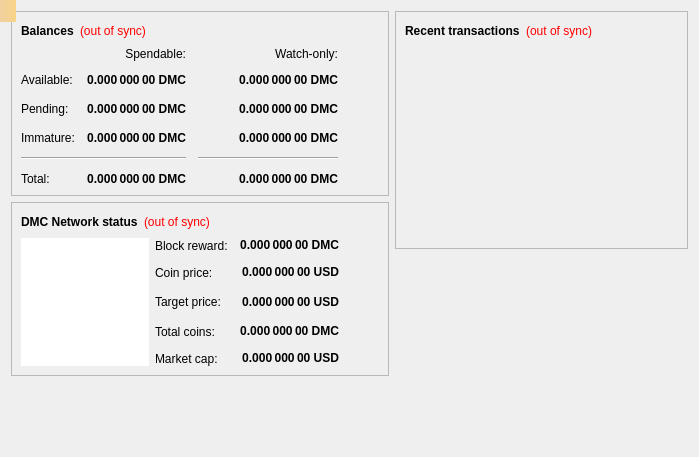
<?xml version="1.0" encoding="UTF-8"?>
<ui version="4.0">
 <class>OverviewPage</class>
 <widget class="QWidget" name="OverviewPage">
  <property name="geometry">
   <rect>
    <x>0</x>
    <y>0</y>
    <width>699</width>
    <height>457</height>
   </rect>
  </property>
  <property name="windowTitle">
   <string>Form</string>
  </property>
  <layout class="QHBoxLayout" name="horizontalLayout_3">
   <item>
    <layout class="QVBoxLayout" name="verticalLayout_5">
     <item>
      <widget class="QFrame" name="frame">
       <property name="frameShape">
        <enum>QFrame::StyledPanel</enum>
       </property>
       <property name="frameShadow">
        <enum>QFrame::Raised</enum>
       </property>
       <layout class="QVBoxLayout" name="verticalLayout_4">
        <item>
         <layout class="QHBoxLayout" name="horizontalLayout_4">
          <item>
           <widget class="QLabel" name="label_5">
            <property name="font">
             <font>
              <weight>75</weight>
              <bold>true</bold>
             </font>
            </property>
            <property name="text">
             <string>Balances</string>
            </property>
           </widget>
          </item>
          <item>
           <widget class="QLabel" name="labelWalletStatus">
            <property name="cursor">
             <cursorShape>WhatsThisCursor</cursorShape>
            </property>
            <property name="toolTip">
             <string>The displayed information may be out of date. Your wallet automatically synchronizes with the DynamicCoin network after a connection is established, but this process has not completed yet.</string>
            </property>
            <property name="styleSheet">
             <string notr="true">QLabel { color: red; }</string>
            </property>
            <property name="text">
             <string notr="true">(out of sync)</string>
            </property>
            <property name="alignment">
             <set>Qt::AlignLeading|Qt::AlignLeft|Qt::AlignVCenter</set>
            </property>
           </widget>
          </item>
          <item>
           <spacer name="horizontalSpacer_3">
            <property name="orientation">
             <enum>Qt::Horizontal</enum>
            </property>
            <property name="sizeHint" stdset="0">
             <size>
              <width>40</width>
              <height>20</height>
             </size>
            </property>
           </spacer>
          </item>
         </layout>
        </item>
        <item>
         <layout class="QGridLayout" name="gridLayout">
          <property name="spacing">
           <number>12</number>
          </property>
          <item row="2" column="2">
           <widget class="QLabel" name="labelWatchPending">
            <property name="font">
             <font>
              <weight>75</weight>
              <bold>true</bold>
             </font>
            </property>
            <property name="cursor">
             <cursorShape>IBeamCursor</cursorShape>
            </property>
            <property name="toolTip">
             <string>Unconfirmed transactions to watch-only addresses</string>
            </property>
            <property name="text">
             <string notr="true">0.000 000 00 DMC</string>
            </property>
            <property name="alignment">
             <set>Qt::AlignRight|Qt::AlignTrailing|Qt::AlignVCenter</set>
            </property>
            <property name="textInteractionFlags">
             <set>Qt::LinksAccessibleByMouse|Qt::TextSelectableByKeyboard|Qt::TextSelectableByMouse</set>
            </property>
           </widget>
          </item>
          <item row="2" column="1">
           <widget class="QLabel" name="labelUnconfirmed">
            <property name="font">
             <font>
              <weight>75</weight>
              <bold>true</bold>
             </font>
            </property>
            <property name="cursor">
             <cursorShape>IBeamCursor</cursorShape>
            </property>
            <property name="toolTip">
             <string>Total of transactions that have yet to be confirmed, and do not yet count toward the spendable balance</string>
            </property>
            <property name="text">
             <string notr="true">0.000 000 00 DMC</string>
            </property>
            <property name="alignment">
             <set>Qt::AlignRight|Qt::AlignTrailing|Qt::AlignVCenter</set>
            </property>
            <property name="textInteractionFlags">
             <set>Qt::LinksAccessibleByMouse|Qt::TextSelectableByKeyboard|Qt::TextSelectableByMouse</set>
            </property>
           </widget>
          </item>
          <item row="3" column="2">
           <widget class="QLabel" name="labelWatchImmature">
            <property name="font">
             <font>
              <weight>75</weight>
              <bold>true</bold>
             </font>
            </property>
            <property name="cursor">
             <cursorShape>IBeamCursor</cursorShape>
            </property>
            <property name="toolTip">
             <string>Mined balance in watch-only addresses that has not yet matured</string>
            </property>
            <property name="text">
             <string notr="true">0.000 000 00 DMC</string>
            </property>
            <property name="alignment">
             <set>Qt::AlignRight|Qt::AlignTrailing|Qt::AlignVCenter</set>
            </property>
            <property name="textInteractionFlags">
             <set>Qt::LinksAccessibleByMouse|Qt::TextSelectableByKeyboard|Qt::TextSelectableByMouse</set>
            </property>
           </widget>
          </item>
          <item row="4" column="0" colspan="2">
           <widget class="Line" name="line">
            <property name="orientation">
             <enum>Qt::Horizontal</enum>
            </property>
           </widget>
          </item>
          <item row="4" column="2">
           <widget class="Line" name="lineWatchBalance">
            <property name="sizePolicy">
             <sizepolicy hsizetype="Preferred" vsizetype="Fixed">
              <horstretch>0</horstretch>
              <verstretch>0</verstretch>
             </sizepolicy>
            </property>
            <property name="minimumSize">
             <size>
              <width>140</width>
              <height>0</height>
             </size>
            </property>
            <property name="orientation">
             <enum>Qt::Horizontal</enum>
            </property>
           </widget>
          </item>
          <item row="5" column="0">
           <widget class="QLabel" name="labelTotalText">
            <property name="text">
             <string>Total:</string>
            </property>
           </widget>
          </item>
          <item row="3" column="1">
           <widget class="QLabel" name="labelImmature">
            <property name="font">
             <font>
              <weight>75</weight>
              <bold>true</bold>
             </font>
            </property>
            <property name="cursor">
             <cursorShape>IBeamCursor</cursorShape>
            </property>
            <property name="toolTip">
             <string>Mined balance that has not yet matured</string>
            </property>
            <property name="text">
             <string notr="true">0.000 000 00 DMC</string>
            </property>
            <property name="alignment">
             <set>Qt::AlignRight|Qt::AlignTrailing|Qt::AlignVCenter</set>
            </property>
            <property name="textInteractionFlags">
             <set>Qt::LinksAccessibleByMouse|Qt::TextSelectableByKeyboard|Qt::TextSelectableByMouse</set>
            </property>
           </widget>
          </item>
          <item row="2" column="3">
           <spacer name="horizontalSpacer_2">
            <property name="orientation">
             <enum>Qt::Horizontal</enum>
            </property>
            <property name="sizeHint" stdset="0">
             <size>
              <width>40</width>
              <height>20</height>
             </size>
            </property>
           </spacer>
          </item>
          <item row="3" column="0">
           <widget class="QLabel" name="labelImmatureText">
            <property name="text">
             <string>Immature:</string>
            </property>
           </widget>
          </item>
          <item row="5" column="1">
           <widget class="QLabel" name="labelTotal">
            <property name="font">
             <font>
              <weight>75</weight>
              <bold>true</bold>
             </font>
            </property>
            <property name="cursor">
             <cursorShape>IBeamCursor</cursorShape>
            </property>
            <property name="toolTip">
             <string>Your current total balance</string>
            </property>
            <property name="text">
             <string notr="true">0.000 000 00 DMC</string>
            </property>
            <property name="alignment">
             <set>Qt::AlignRight|Qt::AlignTrailing|Qt::AlignVCenter</set>
            </property>
            <property name="textInteractionFlags">
             <set>Qt::LinksAccessibleByMouse|Qt::TextSelectableByKeyboard|Qt::TextSelectableByMouse</set>
            </property>
           </widget>
          </item>
          <item row="5" column="2">
           <widget class="QLabel" name="labelWatchTotal">
            <property name="font">
             <font>
              <weight>75</weight>
              <bold>true</bold>
             </font>
            </property>
            <property name="cursor">
             <cursorShape>IBeamCursor</cursorShape>
            </property>
            <property name="toolTip">
             <string>Current total balance in watch-only addresses</string>
            </property>
            <property name="text">
             <string notr="true">0.000 000 00 DMC</string>
            </property>
            <property name="alignment">
             <set>Qt::AlignRight|Qt::AlignTrailing|Qt::AlignVCenter</set>
            </property>
            <property name="textInteractionFlags">
             <set>Qt::LinksAccessibleByMouse|Qt::TextSelectableByKeyboard|Qt::TextSelectableByMouse</set>
            </property>
           </widget>
          </item>
          <item row="0" column="2">
           <widget class="QLabel" name="labelWatchonly">
            <property name="text">
             <string>Watch-only:</string>
            </property>
            <property name="alignment">
             <set>Qt::AlignRight|Qt::AlignTrailing|Qt::AlignVCenter</set>
            </property>
           </widget>
          </item>
          <item row="1" column="0">
           <widget class="QLabel" name="labelBalanceText">
            <property name="text">
             <string>Available:</string>
            </property>
           </widget>
          </item>
          <item row="1" column="1">
           <widget class="QLabel" name="labelBalance">
            <property name="font">
             <font>
              <weight>75</weight>
              <bold>true</bold>
             </font>
            </property>
            <property name="cursor">
             <cursorShape>IBeamCursor</cursorShape>
            </property>
            <property name="toolTip">
             <string>Your current spendable balance</string>
            </property>
            <property name="text">
             <string notr="true">0.000 000 00 DMC</string>
            </property>
            <property name="alignment">
             <set>Qt::AlignRight|Qt::AlignTrailing|Qt::AlignVCenter</set>
            </property>
            <property name="textInteractionFlags">
             <set>Qt::LinksAccessibleByMouse|Qt::TextSelectableByKeyboard|Qt::TextSelectableByMouse</set>
            </property>
           </widget>
          </item>
          <item row="1" column="2">
           <widget class="QLabel" name="labelWatchAvailable">
            <property name="font">
             <font>
              <weight>75</weight>
              <bold>true</bold>
             </font>
            </property>
            <property name="cursor">
             <cursorShape>IBeamCursor</cursorShape>
            </property>
            <property name="toolTip">
             <string>Your current balance in watch-only addresses</string>
            </property>
            <property name="text">
             <string notr="true">0.000 000 00 DMC</string>
            </property>
            <property name="alignment">
             <set>Qt::AlignRight|Qt::AlignTrailing|Qt::AlignVCenter</set>
            </property>
            <property name="textInteractionFlags">
             <set>Qt::LinksAccessibleByMouse|Qt::TextSelectableByKeyboard|Qt::TextSelectableByMouse</set>
            </property>
           </widget>
          </item>
          <item row="2" column="0">
           <widget class="QLabel" name="labelPendingText">
            <property name="text">
             <string>Pending:</string>
            </property>
           </widget>
          </item>
          <item row="0" column="1">
           <widget class="QLabel" name="labelSpendable">
            <property name="text">
             <string>Spendable:</string>
            </property>
            <property name="alignment">
             <set>Qt::AlignRight|Qt::AlignTrailing|Qt::AlignVCenter</set>
            </property>
           </widget>
          </item>
         </layout>
        </item>
       </layout>
      </widget>
     </item>
     <item>
      <widget class="QFrame" name="frame_3">
       <property name="frameShape">
        <enum>QFrame::StyledPanel</enum>
       </property>
       <property name="frameShadow">
        <enum>QFrame::Raised</enum>
       </property>
       <layout class="QVBoxLayout" name="verticalLayout_2">
        <item>
         <layout class="QHBoxLayout" name="horizontalLayout_5">
          <item>
           <widget class="QLabel" name="label_6">
            <property name="font">
             <font>
              <weight>75</weight>
              <bold>true</bold>
             </font>
            </property>
            <property name="text">
             <string>DMC Network status</string>
            </property>
           </widget>
          </item>
          <item>
           <widget class="QLabel" name="labelWalletStatus_2">
            <property name="cursor">
             <cursorShape>WhatsThisCursor</cursorShape>
            </property>
            <property name="toolTip">
             <string>The displayed information may be out of date. Your wallet automatically synchronizes with the DynamicCoin network after a connection is established, but this process has not completed yet.</string>
            </property>
            <property name="styleSheet">
             <string notr="true">QLabel { color: red; }</string>
            </property>
            <property name="text">
             <string notr="true">(out of sync)</string>
            </property>
            <property name="alignment">
             <set>Qt::AlignLeading|Qt::AlignLeft|Qt::AlignVCenter</set>
            </property>
           </widget>
          </item>
          <item>
           <spacer name="horizontalSpacer_4">
            <property name="orientation">
             <enum>Qt::Horizontal</enum>
            </property>
            <property name="sizeHint" stdset="0">
             <size>
              <width>40</width>
              <height>20</height>
             </size>
            </property>
           </spacer>
          </item>
         </layout>
        </item>
        <item>
         <layout class="QHBoxLayout" name="horizontalLayout">
          <item>
           <widget class="QGraphicsView" name="graphicsView">
            <property name="minimumSize">
             <size>
              <width>128</width>
              <height>128</height>
             </size>
            </property>
            <property name="maximumSize">
             <size>
              <width>128</width>
              <height>128</height>
             </size>
            </property>
            <property name="frameShape">
             <enum>QFrame::NoFrame</enum>
            </property>
            <property name="frameShadow">
             <enum>QFrame::Plain</enum>
            </property>
           </widget>
          </item>
          <item>
           <layout class="QGridLayout" name="gridLayout_2">
            <property name="spacing">
             <number>12</number>
            </property>
            <item row="0" column="0">
             <widget class="QLabel" name="label">
              <property name="text">
               <string>Block reward:</string>
              </property>
             </widget>
            </item>
            <item row="0" column="1">
             <widget class="QLabel" name="labelBalance_2">
              <property name="font">
               <font>
                <weight>75</weight>
                <bold>true</bold>
               </font>
              </property>
              <property name="cursor">
               <cursorShape>IBeamCursor</cursorShape>
              </property>
              <property name="toolTip">
               <string>Your current spendable balance</string>
              </property>
              <property name="text">
               <string notr="true">0.000 000 00 DMC</string>
              </property>
              <property name="alignment">
               <set>Qt::AlignRight|Qt::AlignTrailing|Qt::AlignVCenter</set>
              </property>
              <property name="textInteractionFlags">
               <set>Qt::LinksAccessibleByMouse|Qt::TextSelectableByKeyboard|Qt::TextSelectableByMouse</set>
              </property>
             </widget>
            </item>
            <item row="1" column="0">
             <widget class="QLabel" name="label_2">
              <property name="text">
               <string>Coin price:</string>
              </property>
             </widget>
            </item>
            <item row="1" column="1">
             <widget class="QLabel" name="labelBalance_4">
              <property name="font">
               <font>
                <weight>75</weight>
                <bold>true</bold>
               </font>
              </property>
              <property name="cursor">
               <cursorShape>IBeamCursor</cursorShape>
              </property>
              <property name="toolTip">
               <string>Your current spendable balance</string>
              </property>
              <property name="text">
               <string notr="true">0.000 000 00 USD</string>
              </property>
              <property name="alignment">
               <set>Qt::AlignRight|Qt::AlignTrailing|Qt::AlignVCenter</set>
              </property>
              <property name="textInteractionFlags">
               <set>Qt::LinksAccessibleByMouse|Qt::TextSelectableByKeyboard|Qt::TextSelectableByMouse</set>
              </property>
             </widget>
            </item>
            <item row="2" column="0">
             <widget class="QLabel" name="label_7">
              <property name="text">
               <string>Target price:</string>
              </property>
             </widget>
            </item>
            <item row="2" column="1">
             <widget class="QLabel" name="labelBalance_6">
              <property name="font">
               <font>
                <weight>75</weight>
                <bold>true</bold>
               </font>
              </property>
              <property name="cursor">
               <cursorShape>IBeamCursor</cursorShape>
              </property>
              <property name="toolTip">
               <string>Your current spendable balance</string>
              </property>
              <property name="text">
               <string notr="true">0.000 000 00 USD</string>
              </property>
              <property name="alignment">
               <set>Qt::AlignRight|Qt::AlignTrailing|Qt::AlignVCenter</set>
              </property>
              <property name="textInteractionFlags">
               <set>Qt::LinksAccessibleByMouse|Qt::TextSelectableByKeyboard|Qt::TextSelectableByMouse</set>
              </property>
             </widget>
            </item>
            <item row="2" column="2">
             <spacer name="horizontalSpacer_5">
              <property name="orientation">
               <enum>Qt::Horizontal</enum>
              </property>
              <property name="sizeHint" stdset="0">
               <size>
                <width>40</width>
                <height>20</height>
               </size>
              </property>
             </spacer>
            </item>
            <item row="3" column="0">
             <widget class="QLabel" name="labelTotalCoinsText_2">
              <property name="text">
               <string>Total coins:</string>
              </property>
             </widget>
            </item>
            <item row="3" column="1">
             <widget class="QLabel" name="labelBalance_3">
              <property name="font">
               <font>
                <weight>75</weight>
                <bold>true</bold>
               </font>
              </property>
              <property name="cursor">
               <cursorShape>IBeamCursor</cursorShape>
              </property>
              <property name="toolTip">
               <string>Your current spendable balance</string>
              </property>
              <property name="text">
               <string notr="true">0.000 000 00 DMC</string>
              </property>
              <property name="alignment">
               <set>Qt::AlignRight|Qt::AlignTrailing|Qt::AlignVCenter</set>
              </property>
              <property name="textInteractionFlags">
               <set>Qt::LinksAccessibleByMouse|Qt::TextSelectableByKeyboard|Qt::TextSelectableByMouse</set>
              </property>
             </widget>
            </item>
            <item row="4" column="0">
             <widget class="QLabel" name="label_3">
              <property name="text">
               <string>Market cap:</string>
              </property>
             </widget>
            </item>
            <item row="4" column="1">
             <widget class="QLabel" name="labelBalance_5">
              <property name="font">
               <font>
                <weight>75</weight>
                <bold>true</bold>
               </font>
              </property>
              <property name="cursor">
               <cursorShape>IBeamCursor</cursorShape>
              </property>
              <property name="toolTip">
               <string>Your current spendable balance</string>
              </property>
              <property name="text">
               <string notr="true">0.000 000 00 USD</string>
              </property>
              <property name="alignment">
               <set>Qt::AlignRight|Qt::AlignTrailing|Qt::AlignVCenter</set>
              </property>
              <property name="textInteractionFlags">
               <set>Qt::LinksAccessibleByMouse|Qt::TextSelectableByKeyboard|Qt::TextSelectableByMouse</set>
              </property>
             </widget>
            </item>
           </layout>
          </item>
         </layout>
        </item>
       </layout>
      </widget>
     </item>
     <item>
      <spacer name="verticalSpacer">
       <property name="orientation">
        <enum>Qt::Vertical</enum>
       </property>
       <property name="sizeHint" stdset="0">
        <size>
         <width>375</width>
         <height>14</height>
        </size>
       </property>
      </spacer>
     </item>
    </layout>
   </item>
   <item>
    <layout class="QVBoxLayout" name="verticalLayout_3">
     <item>
      <widget class="QFrame" name="frame_2">
       <property name="frameShape">
        <enum>QFrame::StyledPanel</enum>
       </property>
       <property name="frameShadow">
        <enum>QFrame::Raised</enum>
       </property>
       <layout class="QVBoxLayout" name="verticalLayout">
        <item>
         <layout class="QHBoxLayout" name="horizontalLayout_2">
          <item>
           <widget class="QLabel" name="label_4">
            <property name="font">
             <font>
              <weight>75</weight>
              <bold>true</bold>
             </font>
            </property>
            <property name="text">
             <string>Recent transactions</string>
            </property>
           </widget>
          </item>
          <item>
           <widget class="QLabel" name="labelTransactionsStatus">
            <property name="cursor">
             <cursorShape>WhatsThisCursor</cursorShape>
            </property>
            <property name="toolTip">
             <string>The displayed information may be out of date. Your wallet automatically synchronizes with the DynamicCoin network after a connection is established, but this process has not completed yet.</string>
            </property>
            <property name="styleSheet">
             <string notr="true">QLabel { color: red; }</string>
            </property>
            <property name="text">
             <string notr="true">(out of sync)</string>
            </property>
            <property name="alignment">
             <set>Qt::AlignRight|Qt::AlignTrailing|Qt::AlignVCenter</set>
            </property>
           </widget>
          </item>
          <item>
           <spacer name="horizontalSpacer">
            <property name="orientation">
             <enum>Qt::Horizontal</enum>
            </property>
            <property name="sizeHint" stdset="0">
             <size>
              <width>40</width>
              <height>20</height>
             </size>
            </property>
           </spacer>
          </item>
         </layout>
        </item>
        <item>
         <widget class="QListView" name="listTransactions">
          <property name="styleSheet">
           <string notr="true">QListView { background: transparent; }</string>
          </property>
          <property name="frameShape">
           <enum>QFrame::NoFrame</enum>
          </property>
          <property name="verticalScrollBarPolicy">
           <enum>Qt::ScrollBarAlwaysOff</enum>
          </property>
          <property name="horizontalScrollBarPolicy">
           <enum>Qt::ScrollBarAlwaysOff</enum>
          </property>
          <property name="selectionMode">
           <enum>QAbstractItemView::NoSelection</enum>
          </property>
         </widget>
        </item>
       </layout>
      </widget>
     </item>
     <item>
      <spacer name="verticalSpacer_2">
       <property name="orientation">
        <enum>Qt::Vertical</enum>
       </property>
       <property name="sizeHint" stdset="0">
        <size>
         <width>20</width>
         <height>40</height>
        </size>
       </property>
      </spacer>
     </item>
    </layout>
   </item>
  </layout>
  <widget class="QLabel" name="labelAlerts">
   <property name="geometry">
    <rect>
     <x>0</x>
     <y>0</y>
     <width>16</width>
     <height>22</height>
    </rect>
   </property>
   <property name="visible">
    <bool>false</bool>
   </property>
   <property name="styleSheet">
    <string notr="true">background-color: qlineargradient(x1: 0, y1: 0, x2: 1, y2: 0, stop:0 #F0D0A0, stop:1 #F8D488); color:#000000;</string>
   </property>
   <property name="wordWrap">
    <bool>true</bool>
   </property>
   <property name="margin">
    <number>3</number>
   </property>
  </widget>
 </widget>
 <resources/>
 <connections/>
</ui>
